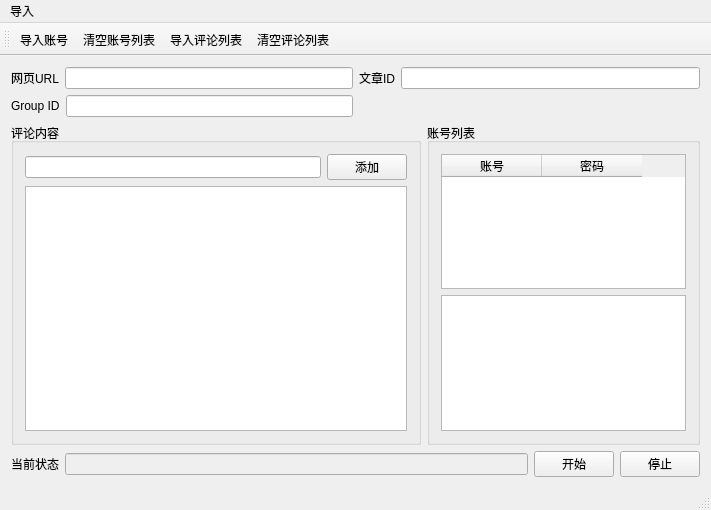
<?xml version="1.0" encoding="UTF-8"?>
<ui version="4.0">
 <class>autobots_toutiaoClass</class>
 <widget class="QMainWindow" name="autobots_toutiaoClass">
  <property name="geometry">
   <rect>
    <x>0</x>
    <y>0</y>
    <width>711</width>
    <height>510</height>
   </rect>
  </property>
  <property name="windowTitle">
   <string>今日头条发帖</string>
  </property>
  <widget class="QWidget" name="centralWidget">
   <layout class="QGridLayout" name="gridLayout_4">
    <item row="0" column="0">
     <layout class="QHBoxLayout" name="horizontalLayout_3">
      <item>
       <widget class="QLabel" name="label_3">
        <property name="text">
         <string>网页URL</string>
        </property>
       </widget>
      </item>
      <item>
       <widget class="QLineEdit" name="lineEdit_url">
        <property name="enabled">
         <bool>true</bool>
        </property>
       </widget>
      </item>
     </layout>
    </item>
    <item row="0" column="1">
     <layout class="QHBoxLayout" name="horizontalLayout_2">
      <item>
       <widget class="QLabel" name="label_2">
        <property name="text">
         <string>文章ID</string>
        </property>
       </widget>
      </item>
      <item>
       <widget class="QLineEdit" name="lineEdit_page_id">
        <property name="enabled">
         <bool>true</bool>
        </property>
       </widget>
      </item>
     </layout>
    </item>
    <item row="1" column="0">
     <layout class="QHBoxLayout" name="horizontalLayout_4">
      <item>
       <widget class="QLabel" name="label_4">
        <property name="text">
         <string>Group ID</string>
        </property>
       </widget>
      </item>
      <item>
       <widget class="QLineEdit" name="lineEdit_comment_group">
        <property name="enabled">
         <bool>true</bool>
        </property>
       </widget>
      </item>
     </layout>
    </item>
    <item row="2" column="0" colspan="2">
     <layout class="QHBoxLayout" name="horizontalLayout_6">
      <item>
       <widget class="QGroupBox" name="groupBox">
        <property name="sizePolicy">
         <sizepolicy hsizetype="Preferred" vsizetype="Preferred">
          <horstretch>6</horstretch>
          <verstretch>0</verstretch>
         </sizepolicy>
        </property>
        <property name="title">
         <string>评论内容</string>
        </property>
        <layout class="QGridLayout" name="gridLayout">
         <item row="0" column="0">
          <layout class="QHBoxLayout" name="horizontalLayout_7">
           <item>
            <widget class="QLineEdit" name="lineEdit_comment_id"/>
           </item>
           <item>
            <widget class="QPushButton" name="pushButton_add_comment_id">
             <property name="text">
              <string>添加</string>
             </property>
            </widget>
           </item>
          </layout>
         </item>
         <item row="1" column="0">
          <widget class="QListWidget" name="listWidget_comment_id">
           <property name="sizePolicy">
            <sizepolicy hsizetype="Expanding" vsizetype="Expanding">
             <horstretch>2</horstretch>
             <verstretch>0</verstretch>
            </sizepolicy>
           </property>
          </widget>
         </item>
        </layout>
       </widget>
      </item>
      <item>
       <widget class="QGroupBox" name="groupBox_2">
        <property name="sizePolicy">
         <sizepolicy hsizetype="Preferred" vsizetype="Preferred">
          <horstretch>4</horstretch>
          <verstretch>0</verstretch>
         </sizepolicy>
        </property>
        <property name="title">
         <string>账号列表</string>
        </property>
        <layout class="QGridLayout" name="gridLayout_2">
         <item row="0" column="0">
          <widget class="QTableWidget" name="tableWidget_account_id">
           <column>
            <property name="text">
             <string>账号</string>
            </property>
           </column>
           <column>
            <property name="text">
             <string>密码</string>
            </property>
           </column>
          </widget>
         </item>
         <item row="1" column="0">
          <widget class="QTextBrowser" name="textBrowser_commentid"/>
         </item>
        </layout>
       </widget>
      </item>
     </layout>
    </item>
    <item row="3" column="0" colspan="2">
     <layout class="QHBoxLayout" name="horizontalLayout">
      <item>
       <layout class="QGridLayout" name="gridLayout_3">
        <item row="0" column="0">
         <widget class="QLabel" name="label_1">
          <property name="text">
           <string>当前状态</string>
          </property>
         </widget>
        </item>
        <item row="0" column="1">
         <widget class="QLineEdit" name="lineEdit_msg">
          <property name="enabled">
           <bool>false</bool>
          </property>
         </widget>
        </item>
       </layout>
      </item>
      <item>
       <layout class="QHBoxLayout" name="horizontalLayout_5">
        <item>
         <widget class="QPushButton" name="pushButton_start">
          <property name="text">
           <string>开始</string>
          </property>
         </widget>
        </item>
        <item>
         <widget class="QPushButton" name="pushButton_pause">
          <property name="text">
           <string>停止</string>
          </property>
         </widget>
        </item>
       </layout>
      </item>
     </layout>
    </item>
   </layout>
  </widget>
  <widget class="QMenuBar" name="menuBar">
   <property name="geometry">
    <rect>
     <x>0</x>
     <y>0</y>
     <width>711</width>
     <height>23</height>
    </rect>
   </property>
   <widget class="QMenu" name="menu">
    <property name="title">
     <string>导入</string>
    </property>
    <addaction name="action_from_txt"/>
    <addaction name="action_import_commentid"/>
   </widget>
   <addaction name="menu"/>
  </widget>
  <widget class="QToolBar" name="mainToolBar">
   <attribute name="toolBarArea">
    <enum>TopToolBarArea</enum>
   </attribute>
   <attribute name="toolBarBreak">
    <bool>false</bool>
   </attribute>
   <addaction name="action_from_txt"/>
   <addaction name="action_clear_accounts"/>
   <addaction name="action_import_commentid"/>
   <addaction name="action_clear_comments"/>
  </widget>
  <widget class="QStatusBar" name="statusBar"/>
  <action name="action_from_txt">
   <property name="text">
    <string>导入账号</string>
   </property>
   <property name="toolTip">
    <string>txt文本</string>
   </property>
  </action>
  <action name="action_import_commentid">
   <property name="text">
    <string>导入评论列表</string>
   </property>
  </action>
  <action name="action_clear_comments">
   <property name="text">
    <string>清空评论列表</string>
   </property>
  </action>
  <action name="action_clear_accounts">
   <property name="text">
    <string>清空账号列表</string>
   </property>
  </action>
 </widget>
 <layoutdefault spacing="6" margin="11"/>
 <resources>
  <include location="autobots_toutiao.qrc"/>
 </resources>
 <connections/>
</ui>
